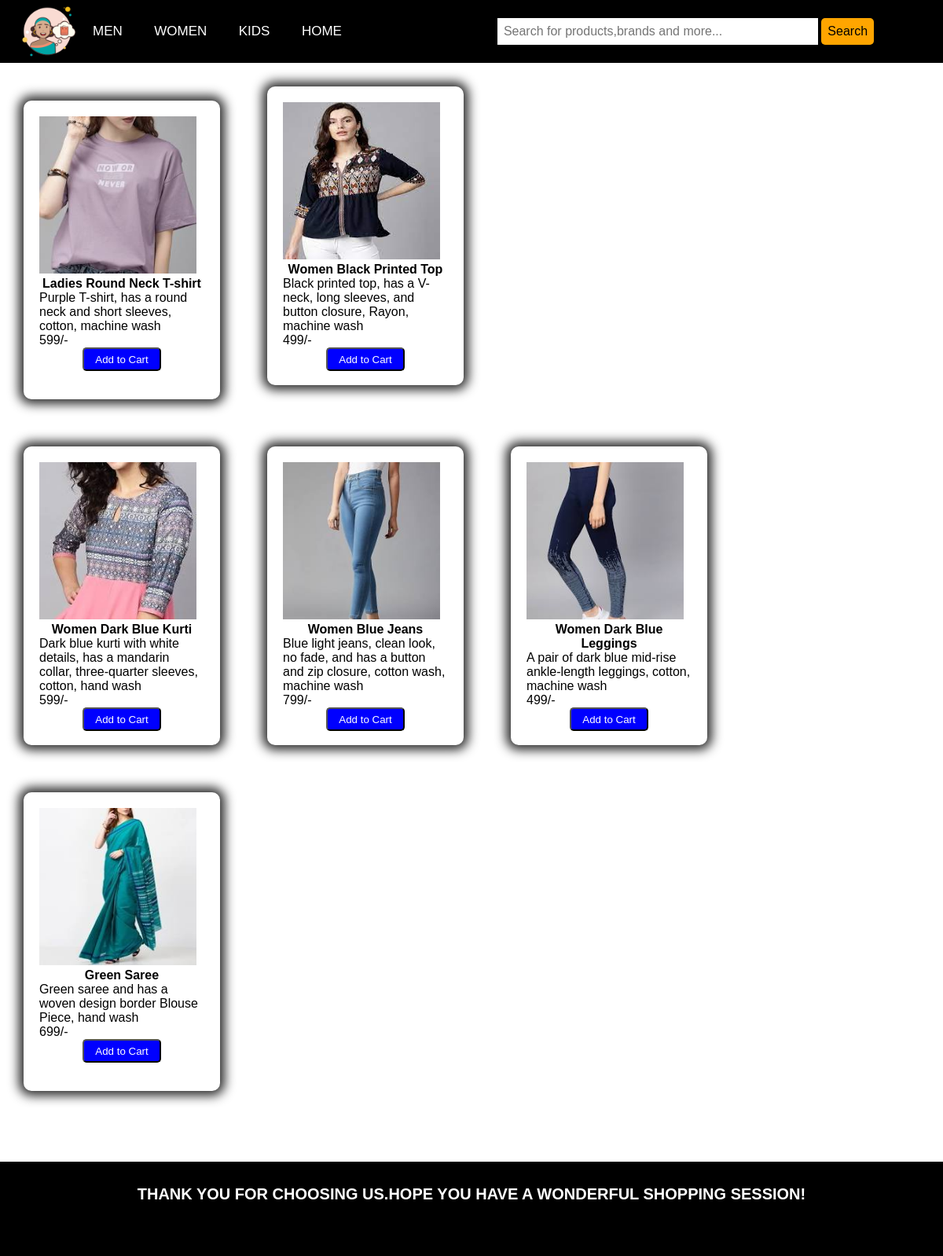
The page /women.php on the database its author committed.
### tables this page shows
CREATE TABLE `stock` (
  `item_id` int(200) NOT NULL,
  `category` varchar(200) NOT NULL,
  `item` varchar(200) NOT NULL,
  `product_name` varchar(200) DEFAULT NULL,
  `description` varchar(200) NOT NULL,
  `cost` int(200) NOT NULL,
  `image` varchar(200) NOT NULL
);

### women.php (the view, shortened to what this page needs)
<?php require_once "header.php";
?>
<!DOCTYPE html>
<html lang="en">
<head>
    <link rel="stylesheet" href="categories.css">
</head>
<body>
    <div class="page-content">
        <?php
        $stmt = $pdo->query("SELECT * FROM stock where category like '%women%'");
        while ($row = $stmt->fetch(PDO::FETCH_ASSOC)) {
            echo '<div class="shirts">';
            echo '<div class="card">';
            echo '<img src= "' . $row['image'] . '" alt="...">';
            echo '<p class="highlight">' . $row['product_name'] . '</p>';
            echo '<p>' . $row['description'] . '</p>';
            echo '<p>' . $row['cost'] . "/-" . '</p>';
            echo '<form method="POST">';
            echo '<button type=submit name="Add_to_Cart">Add to Cart</button>';
            echo '</form>';
            echo '</div>';
            echo '</div>';
        }
        ?>
    </div>
</body>
<footer>
    <h2>Thank you for choosing us.Hope you have a wonderful shopping session!</h2>
</footer>
</html>

### header.css (style rules this page uses)
* { padding: 0; margin: 0; text-decoration: none; box-sizing: border-box; list-style: none; font-family: sans-serif; }

### categories.css (style rules this page uses)
h2 { padding: 30px; font-size: 20px; margin-top: 20px; font-weight: bold; text-align: center; margin-bottom: 20px; text-transform: uppercase; font-weight: bolder; }
.shirts { display: inline-block; }
.card { width: 250px; height: 380px; margin: 30px; padding: 20px; border-radius: 10px; box-shadow: 0px 0px 14px 6px rgba(0, 0, 0, 0.84); }
.card p { font-family: sans-serif; font-size: medium; }
.highlight { text-align: center; font-weight: bold; }
.card img { width: 200px; height: 200px; }
.card button { display: block; margin-left: auto; margin-right: auto; margin-top: auto; width: 100px; height: 30px; border-radius: 5px; background-color: blue; color: #ffffff; outline: none; cursor: pointer; }
footer { width: 100%; height: 100px; background: #000000; margin-top: 40px; color: #ffffff; }
footer h2 { padding: 30px; font-size: 20px; margin-top: 20px; font-weight: bold; text-align: center; margin-bottom: 20px; text-transform: uppercase; font-weight: bolder; }
html, body { height: 100%; margin: 0; }
.page-content { min-height: 100%; margin-bottom: -100px; }
.page-content::after { content: ""; display: block; }
footer, .page-content::after { height: 120px; }

### rows shown on the page
stock: image (picture), product_name "Ladies Round Neck T-shirt", description "Purple T-shirt, has a round neck and short sleeves, cotton, machine wash", cost "599"
stock: image (picture), product_name "Women Black Printed Top", description "Black printed top, has a V-neck, long sleeves, and button closure, Rayon, machine wash", cost "499"
stock: image (picture), product_name "Women Dark Blue Kurti", description "Dark blue kurti with white details, has a mandarin collar, three-quarter sleeves, cotton, hand wash", cost "599"
stock: image (picture), product_name "Women Blue Jeans", description "Blue light jeans, clean look, no fade, and has a button and zip closure, cotton wash, machine wash", cost "799"
stock: image (picture), product_name "Women Dark Blue Leggings", description "A pair of dark blue mid-rise ankle-length leggings, cotton, machine wash", cost "499"
stock: image (picture), product_name "Green Saree", description "Green saree and has a woven design border Blouse Piece, hand wash", cost "699"
